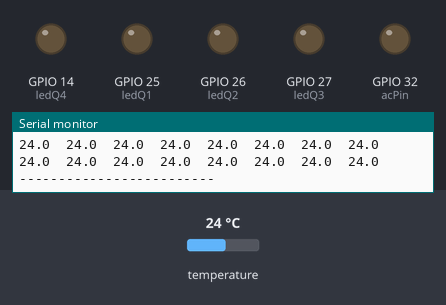
Bench run of a sketch on a simulated ESP32. On the bench: output pins drawn as LEDs (lit = HIGH), the last lines printed to the serial monitor. The test bench sets the inputs (shaded band); at power-on: temperature 24 °C. WiFi joins after 1.5 s; servers stay silent unless stated; uploads are accepted with an empty reply.

Above: at 2.8 s.
2.9 s: temperature set to 32.3 °C
4.9 s: temperature set to 33.8 °C
At 7.0 s:
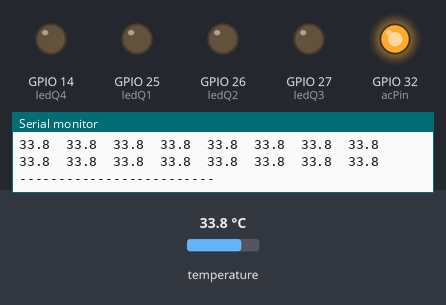
7.6 s: temperature set to 35.7 °C
10.1 s: temperature set to 36.8 °C
At 11.7 s:
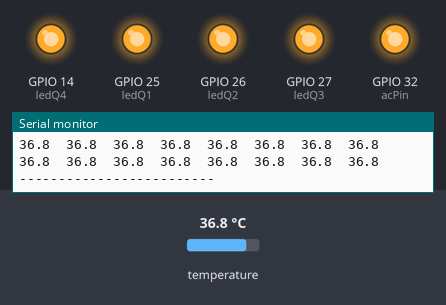
12.1 s: temperature set to 12 °C
At 14.0 s:
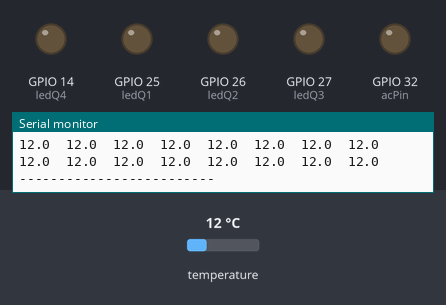
14.7 s: temperature set to 41 °C
At 17.5 s:
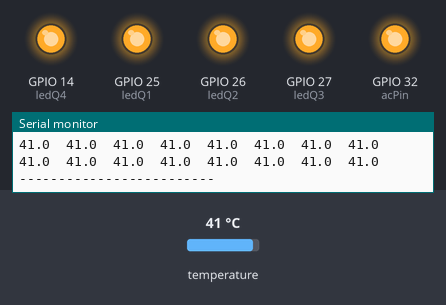
Timing chart, 0 to 18.6 s (numbered marks = the images above; inputs shaded):
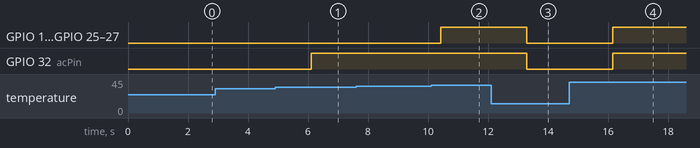

The sketch:

main.ino
```cpp
#include <WiFi.h>
#include <HTTPClient.h>
#include <Wire.h>
#include <Adafruit_AMG88xx.h>
#include <ArduinoJson.h>

// Configurações Wi-Fi
const char* ssid = "YOUR_SSID";         // Substitua pelo nome da sua rede Wi-Fi
const char* password = "YOUR_PASSWORD"; // Substitua pela senha da sua rede Wi-Fi

// URL dos endpoints do servidor local (ajuste o endereço IP conforme sua rede)
const char* updateUrl = "http://192.168.X.Y:5000/update";   // Envio de status
const char* controlUrl = "http://192.168.X.Y:5000/control"; // Recebe comando manual

Adafruit_AMG88xx amg;  // Objeto para o sensor termográfico

// Definição dos pinos para os LEDs que representam os quadrantes
const int ledQ1 = 25;  // Quadrante Superior Esquerdo
const int ledQ2 = 26;  // Quadrante Superior Direito
const int ledQ3 = 27;  // Quadrante Inferior Esquerdo
const int ledQ4 = 14;  // Quadrante Inferior Direito

// Pino para simular o controle do ar condicionado (LED ou relé)
const int acPin = 32;

// Temperaturas de referência
const float tempLimite = 36.0;   // Para acionar cada quadrante
const float acThreshold = 33.0;  // Média para ligar o ar condicionado automaticamente

// Vetor para armazenar os 64 pixels (matriz 8x8)
float pixels[64];

void setup() {
  Serial.begin(115200);

  // Conecta ao Wi-Fi
  Serial.print("Conectando ao WiFi");
  WiFi.begin(ssid, password);
  while (WiFi.status() != WL_CONNECTED) {
    delay(500);
    Serial.print(".");
  }
  Serial.println("\nConectado ao WiFi!");

  // Inicializa comunicação I2C (pinos padrão do ESP32: SDA = GPIO21, SCL = GPIO22)
  Wire.begin(21, 22);

  // Configura os pinos dos LEDs e do ar condicionado como saída
  pinMode(ledQ1, OUTPUT);
  pinMode(ledQ2, OUTPUT);
  pinMode(ledQ3, OUTPUT);
  pinMode(ledQ4, OUTPUT);
  pinMode(acPin, OUTPUT);

  // Inicializa o sensor AMG8833
  if (!amg.begin()) {
    Serial.println("Falha na inicializacao do AMG8833. Verifique as conexoes.");
    while (1);
  }
  delay(100);  // Tempo para estabilizacao do sensor
}

void loop() {
  // Lê os 64 pixels do sensor
  amg.readPixels(pixels);

  // Estados automáticos calculados
  bool autoQ1 = false, autoQ2 = false, autoQ3 = false, autoQ4 = false;
  bool autoIluminacao = false;  // Se qualquer quadrante tiver pixel acima do limite
  bool autoAC = false;          // Para o ar condicionado
  float soma = 0;

  // Calcula a temperatura média
  for (int i = 0; i < 64; i++) {
    soma += pixels[i];
  }
  float media = soma / 64.0;

  // Determina o acionamento automático para cada quadrante
  for (int linha = 0; linha < 8; linha++) {
    for (int coluna = 0; coluna < 8; coluna++) {
      int idx = linha * 8 + coluna;
      float t = pixels[idx];
      if (t > tempLimite) {
        if (linha < 4 && coluna < 4) autoQ1 = true;
        else if (linha < 4 && coluna >= 4) autoQ2 = true;
        else if (linha >= 4 && coluna < 4) autoQ3 = true;
        else if (linha >= 4 && coluna >= 4) autoQ4 = true;
      }
    }
  }
  autoIluminacao = autoQ1 || autoQ2 || autoQ3 || autoQ4;
  autoAC = (media > acThreshold);

  // Variáveis de controle final que podem ser sobrescritas por comando manual
  bool finalIluminacao = autoIluminacao;
  bool finalAC = autoAC;

  // Consulta o servidor para verificar comandos manuais
  if (WiFi.status() == WL_CONNECTED) {
    HTTPClient http;
    http.begin(controlUrl);
    int httpCode = http.GET();
    if (httpCode > 0) {
      String payload = http.getString();
      // Exemplo de JSON esperado: {"iluminacao": "null" ou "ligado"/"desligado", "ar_condicionado": "null" ou "ligado"/"desligado"}
      DynamicJsonDocument doc(256);
      DeserializationError error = deserializeJson(doc, payload);
      if (!error) {
        const char* manualIlum = doc["iluminacao"];
        const char* manualAC = doc["ar_condicionado"];
        if (String(manualIlum) != "null") {
          finalIluminacao = (String(manualIlum) == "ligado");
        }
        if (String(manualAC) != "null") {
          finalAC = (String(manualAC) == "ligado");
        }
      } else {
        Serial.println("Erro ao parsear JSON do controle.");
      }
    } else {
      Serial.println("Erro ao acessar /control: " + String(httpCode));
    }
    http.end();
  } else {
    Serial.println("WiFi desconectado!");
  }

  // Atualiza os LEDs dos quadrantes conforme o controle final
  digitalWrite(ledQ1, finalIluminacao ? HIGH : LOW);
  digitalWrite(ledQ2, finalIluminacao ? HIGH : LOW);
  digitalWrite(ledQ3, finalIluminacao ? HIGH : LOW);
  digitalWrite(ledQ4, finalIluminacao ? HIGH : LOW);

  // Atualiza o status do ar condicionado
  digitalWrite(acPin, finalAC ? HIGH : LOW);

  // Envia os dados de status para o servidor via HTTP POST
  if (WiFi.status() == WL_CONNECTED) {
    HTTPClient http2;
    http2.begin(updateUrl);
    http2.addHeader("Content-Type", "application/json");

    String jsonPayload = "{";
    jsonPayload += "\"iluminacao\": \"" + String(finalIluminacao ? "ligado" : "desligado") + "\", ";
    jsonPayload += "\"ar_condicionado\": \"" + String(finalAC ? "ligado" : "desligado") + "\", ";
    jsonPayload += "\"temperatura_media\": " + String(media, 1);
    jsonPayload += "}";

    int httpResponseCode = http2.POST(jsonPayload);
    if (httpResponseCode > 0) {
      String response = http2.getString();
      Serial.println("Resposta do servidor: " + response);
    } else {
      Serial.println("Erro no HTTP POST: " + String(httpResponseCode));
    }
    http2.end();
  }

  // Exibe a matriz de temperaturas para depuração
  Serial.println("Matriz de temperaturas:");
  for (int linha = 0; linha < 8; linha++) {
    String linhaTemp = "";
    for (int coluna = 0; coluna < 8; coluna++) {
      int idx = linha * 8 + coluna;
      linhaTemp += String(pixels[idx], 1) + "\t";
    }
    Serial.println(linhaTemp);
  }
  Serial.println("-------------------------");

  delay(1000);  // Aguarda 1 segundo antes da próxima iteração
}
```

Measured:
- the behaviour switches between 33.1 and 33.2 °C on temperature (found by bisection; images 0 and 1)
- the behaviour switches between 36.1 and 36.2 °C on temperature (found by bisection; images 1 and 2)
- after the input at 4.9 s, GPIO 32 (acPin): LOW → HIGH after 1.2 s
- after the input at 10.1 s, GPIO 14 (ledQ4), GPIO 25 (ledQ1), GPIO 26 (ledQ2), GPIO 27 (ledQ3): LOW → HIGH after 0.32 s
- after the input at 12.1 s, GPIO 14 (ledQ4), GPIO 25 (ledQ1), GPIO 26 (ledQ2), GPIO 27 (ledQ3), GPIO 32 (acPin): HIGH → LOW after 1.2 s
- after the input at 14.7 s, GPIO 14 (ledQ4), GPIO 25 (ledQ1), GPIO 26 (ledQ2), GPIO 27 (ledQ3), GPIO 32 (acPin): LOW → HIGH after 1.5 s
